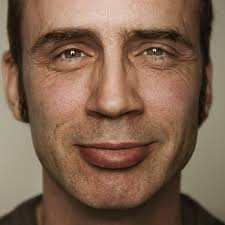
//> input picture STDIO_OpenCV_Sample/STDIO_OpenCV_Sample/a.jpg, 225 x 225 px, given in place of c.jpg, which was not available
$ ./Source   (built with g++ and OpenCV 4)
//> lines starting //> are read from the running program, lines starting //| are printed output that depends on the picture; after the words box and inside, x2 and y2 are one past the last pixel; in counts of white or black regions, pixels touching at a corner belong together; pictures that were not available may be replaced by others from this repository, and a replacement may not be noted
#include "opencv2/objdetect/objdetect.hpp"
#include "opencv2/highgui/highgui.hpp"
#include "opencv2/imgproc/imgproc.hpp"

#include <iostream>
#include <stdio.h>


// [196 lines of commented-out code are left out]

#include <algorithm>
#include <functional>
using namespace std;
using namespace cv;

bool mycompare(Rect a, Rect b) {
	return a.x < b.x;
}

// Function Headers
void detectAndDisplay(Mat frame);

// Global variables
// Copy this file from opencv/data/haarscascades to target folder
string face_cascade_name = "haarcascade_frontalface_alt.xml";
string left_eye_cascade_name = "haarcascade_lefteye_2splits.xml";
string right_eye_cascade_name = "haarcascade_righteye_2splits.xml";
string smile_eye_cascade_name = "haarcascade_smile.xml";
string xxx = "haarcascade_eye.xml";
CascadeClassifier face_cascade, right_eye_cascade, left_eye_cascade, smile_cascade, xxx_cascade;
string window_name = "Capture - Face detection";
int filenumber; // Number of file to be saved
string filename;

// Function main
int main(void)
{
	// Load the cascade
	if (!face_cascade.load(face_cascade_name)) {
		printf("--(!)Error loading\n");
		return (-1);
	}
	if (!right_eye_cascade.load(right_eye_cascade_name)) {
		printf("--(!)Error loading\n");
		return (-1);
	}
	if (!left_eye_cascade.load(left_eye_cascade_name)) {
		printf("--(!)Error loading\n");
		return (-1);
	}
	if (!smile_cascade.load(smile_eye_cascade_name)) {
		printf("--(!)Error loading\n");
		return (-1);
	}

	if (!xxx_cascade.load(xxx)) {
		printf("--(!)Error loading\n");
		return (-1);
	}
	// Read the image file
	Mat frame = imread("c.jpg");
//> frame is the input picture: 225 rows x 225 cols, CV_8UC3; mean B, G, R 79, 99.4, 127.6

	// Apply the classifier to the frame
	if (!frame.empty()) {
		detectAndDisplay(frame);
	}
	else {
		printf(" --(!) No captured frame -- Break!");
	}

	while (1) {
		int c = waitKey(10);
		if (c == 'a')
			break;
	}


	return 0;
}

// Function detectAndDisplay
void detectAndDisplay(Mat frame)
{
	std::vector<Rect> faces;
	std::vector<Rect> right_eye, left_eye, smile, xxx_xxx;
	Mat frame_gray;
	Mat crop;
	Mat res;
	Mat gray;
	string text;
	stringstream sstm;

	cvtColor(frame, frame_gray, COLOR_BGR2GRAY);
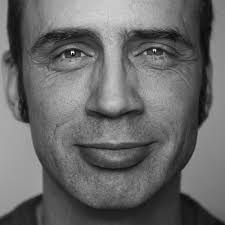
//> frame_gray: 225 rows x 225 cols, CV_8UC1; min 2, max 253, mean 105.5
	//GaussianBlur(frame_gray, frame_gray, Size(0, 0),2.5);
	equalizeHist(frame_gray, frame_gray);
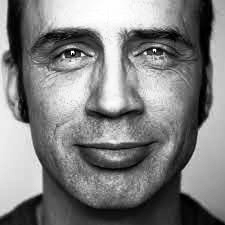
//> frame_gray: 225 rows x 225 cols, CV_8UC1; min 0, max 255, mean 128.3

	// Detect faces
	face_cascade.detectMultiScale(frame_gray, faces, 1.1, 2, 0 | CASCADE_SCALE_IMAGE, Size(30, 30));
//> faces = empty
	right_eye_cascade.detectMultiScale(frame_gray, right_eye, 1.1, 2, 0 | CASCADE_SCALE_IMAGE, Size(30, 30));
//> right_eye = 1 Rect (x, y, width, height): [46, 21, 51, 51]
	left_eye_cascade.detectMultiScale(frame_gray, left_eye, 1.1, 2, 0 | CASCADE_SCALE_IMAGE, Size(30, 30));
//> left_eye = 2 Rects (x, y, width, height): [49, 20, 52, 52], [130, 19, 54, 54]
	smile_cascade.detectMultiScale(frame_gray, smile, 1.1, 2, 0 | CASCADE_SCALE_IMAGE, Size(30, 30));
//> smile = 3 Rects (x, y, width, height): [30, 40, 81, 41], [120, 40, 78, 39], [63, 127, 102, 51]
	xxx_cascade.detectMultiScale(frame_gray, xxx_xxx, 1.1, 2, 0 | CASCADE_SCALE_IMAGE, Size(30, 30));
//> xxx_xxx = 2 Rects (x, y, width, height): [111, 16, 70, 70], [27, 2, 92, 92]
	// Set Region of Interest
	cv::Rect roi_b;
	cv::Rect roi_c;

	cv::Rect r_e_x, r_e_y;


	size_t ic = 0; // ic is index of current element
	int ac = 0; // ac is area of current element

	size_t ib = 0; // ib is index of biggest element
	int ab = 0; // ab is area of biggest element


	// Giả sử như có 1 face
	if (faces.size() == 1) {
		int max_x = 0, max_y = 0;
		double distance = 0;

		crop = frame(faces[0]);
		resize(crop, res, Size(128, 128), 0, 0, INTER_LINEAR); // This will be needed later while saving images
		cvtColor(crop, gray, CV_BGR2GRAY); // Convert cropped image to Grayscale

										   // Form a filename
		filename = "";
		stringstream ssfn;
		ssfn << filenumber << ".png";
		filename = ssfn.str();
		filenumber++;

		imwrite(filename, gray);


		Point pt1(faces[0].x, faces[0].y); // Display detected faces on main window - live stream from camera
		Point pt2((faces[0].x + faces[0].height), (faces[0].y + faces[0].width));
		rectangle(frame, pt1, pt2, Scalar(0, 255, 0), 2, 8, 0);

		// Tìm 2 điểm trong mắt mà cách xa nhau nhất
		vector<Rect> v;
		for (int i = 0; i < left_eye.size(); i++) {
			v.push_back(left_eye[i]);
		}
		for (int i = 0; i < right_eye.size(); i++) {
			v.push_back(right_eye[i]);
		}

		sort(v.begin(), v.end(), mycompare);
		rectangle(frame, Point(v[0].x, v[0].y), Point(v[0].x + v[0].width, v[0].y + v[0].height), Scalar(0, 255, 0), 2, 8, 0);
		int lastE = v.size() - 1;
		rectangle(frame, Point(v[lastE].x, v[lastE].y), Point(v[lastE].x + v[lastE].width, v[lastE].y + v[lastE].height), Scalar(0, 255, 0), 2, 8, 0);
		distance = double(v[lastE].x*v[lastE].x + v[lastE].y*v[lastE].y);
		cout << " Vo " << v[0].x << " " << v[0].y << endl;
		cout << "V last " << v[lastE].x << " " << v[lastE].y << endl;
		cout << "face " << faces[0].x << " " << faces[0].y << endl;
		cout << "face 1 " << faces[0].x + faces[0].height << " " << faces[0].y + faces[0].width << endl;
		for (int i = 0; i < smile.size(); i++) {
			cout << smile[i].x << " " << smile[i].y << endl;
			if (smile[i].x >= v[0].x && smile[i].x <= v[lastE].x && smile[i].y > max(v[0].y, v[lastE].y)) {
				cout << smile[i].x << " " << smile[i].y << " vo ne " << endl;
				if (smile[i].y > (faces[0].y + int(faces[0].width * 2.0 / 3.0)) && (smile[i].y)<(faces[0].y + faces[0].width))
					rectangle(frame, Point(smile[i].x, smile[i].y), Point(smile[i].x + smile[i].width, smile[i].y + smile[i].height), Scalar(0, 255, 0), 2, 8, 0);
			}

		}
	}


	else {
		for (ic = 0; ic < faces.size(); ic++) // Iterate through all current elements (detected faces) //

		{
			int max_x = 0, max_y = 0;
			double distance = 0;
			roi_c.x = faces[ic].x;
			roi_c.y = faces[ic].y;
			roi_c.width = (faces[ic].width);
			roi_c.height = (faces[ic].height);

			ac = roi_c.width * roi_c.height; // Get the area of current element (detected face)

			roi_b.x = faces[ib].x;
			roi_b.y = faces[ib].y;
			roi_b.width = (faces[ib].width);
			roi_b.height = (faces[ib].height);

			ab = roi_b.width * roi_b.height; // Get the area of biggest element, at beginning it is same as "current" element

			if (ac > ab)
			{
				ib = ic;
				roi_b.x = faces[ib].x;
				roi_b.y = faces[ib].y;
				roi_b.width = (faces[ib].width);
				roi_b.height = (faces[ib].height);
			}

			crop = frame(roi_b);
			resize(crop, res, Size(128, 128), 0, 0, INTER_LINEAR); // This will be needed later while saving images
			cvtColor(crop, gray, CV_BGR2GRAY); // Convert cropped image to Grayscale

											   // Form a filename
			filename = "";
			stringstream ssfn;
			ssfn << filenumber << ".png";
			filename = ssfn.str();
			filenumber++;

			imwrite(filename, gray);


			Point pt1(faces[ic].x, faces[ic].y); // Display detected faces on main window - live stream from camera
			Point pt2((faces[ic].x + faces[ic].height), (faces[ic].y + faces[ic].width));
			rectangle(frame, pt1, pt2, Scalar(0, 255, 0), 2, 8, 0);

			Point pt3(right_eye[ic].x, right_eye[ic].y);

			Point pt4((right_eye[ic].x + right_eye[ic].height), (right_eye[ic].y + right_eye[ic].width));
			distance = max(distance, double(right_eye[ic].x*right_eye[ic].x + right_eye[ic].y*right_eye[ic].y));
			//max_x = max(max_x,right_eye[ic].x);
			//max_y = max(max_y, right_eye[ic].y);
			rectangle(frame, pt3, pt4, Scalar(0, 255, 0), 2, 8, 0);

			Point pt5(left_eye[ic].x, left_eye[ic].y);
			Point pt6((left_eye[ic].x + left_eye[ic].height), (left_eye[ic].y + left_eye[ic].width));
			//max_x = max(max_x, left_eye[ic].x);
			//max_y = max(max_y, left_eye[ic].y);
			distance = max(distance, double(left_eye[ic].x*left_eye[ic].x + left_eye[ic].y*left_eye[ic].y));
			rectangle(frame, pt5, pt6, Scalar(0, 255, 0), 2, 8, 0);


			//Point pt7(smile[ic].x, smile[ic].y);
			//Point pt8((smile[ic].x + smile[ic].height), (smile[ic].y + smile[ic].width));
			//rectangle(frame, pt5, pt6, Scalar(0, 255, 0), 2, 8, 0);
			for (int i = 0; i < smile.size(); i++) {
				if (double(smile[i].x*smile[i].x + smile[i].y*smile[i].y) > distance  && smile[i].x >= right_eye[ic].x && smile[i].x <= left_eye[ic].x
					&& smile[i].y > max(right_eye[ic].y, left_eye[ic].x) && smile[i].y > (faces[ic].y + faces[ic].width / 2) && (smile[i].y + smile[i].height) < (faces[ic].y + faces[ic].width))
					rectangle(frame, Point(smile[i].x, smile[i].y), Point(smile[i].x + smile[i].width, smile[i].y + smile[i].height), Scalar(0, 255, 0), 2, 8, 0);
			}
		}
//> this loop made 0 passes
//> after the loop, filenumber = 0
	}


	// Show image
	sstm << "Crop area size: " << roi_b.width << "x" << roi_b.height << " Filename: " << filename;
	text = sstm.str();

	putText(frame, text, cvPoint(30, 30), FONT_HERSHEY_COMPLEX_SMALL, 0.8, cvScalar(0, 0, 255), 1, CV_AA);
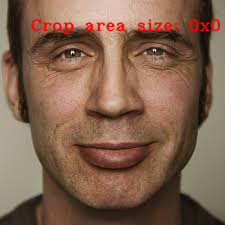
//> frame: 225 rows x 225 cols, CV_8UC3; 2.45% of pixels changed, all inside (x1, y1, x2, y2) = (31, 18, 221, 35)
//> the Esc key is pressed
	imshow("original", frame);

	if (!crop.empty())
	{
		imshow("detected", crop);
	}
	else
		destroyWindow("detected");
}

$ run again, on STDIO_OpenCV_Sample/STDIO_OpenCV_Sample/b.jpg
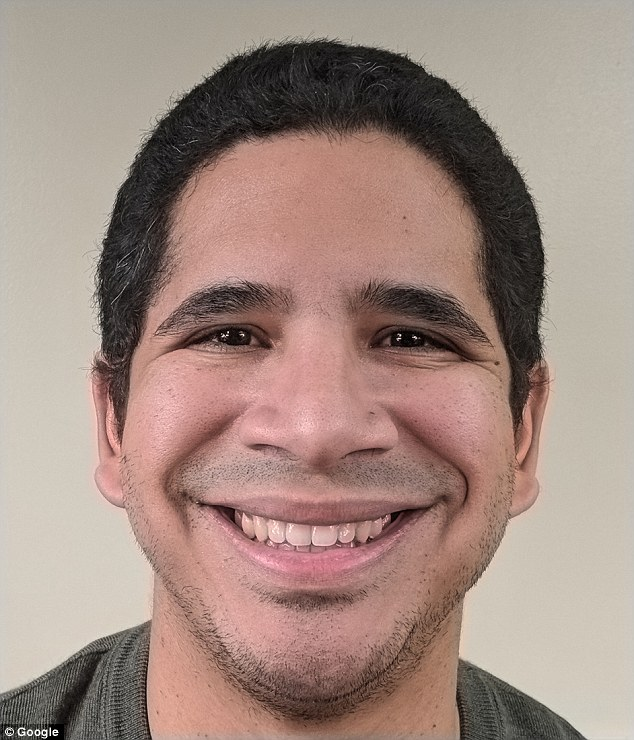
//> input picture STDIO_OpenCV_Sample/STDIO_OpenCV_Sample/b.jpg, 634 x 740 px, given in place of c.jpg, which was not available
//> frame is the input picture: 740 rows x 634 cols, CV_8UC3; mean B, G, R 129.8, 139.2, 161.9
//> faces = 1 Rect (x, y, width, height): [71, 130, 496, 496]
//> right_eye = 2 Rects (x, y, width, height): [186, 276, 97, 97], [354, 275, 97, 97]
//> left_eye = 2 Rects (x, y, width, height): [203, 289, 76, 76], [358, 273, 96, 96]
//> smile = 36 Rects (x, y, width, height), first 8: [136, 197, 109, 55], [507, 120, 92, 46], [214, 204, 90, 45], [263, 275, 98, 49], [115, 324, 83, 42], [167, 331, 92, 46], [373, 329, 103, 51], [269, 382, 85, 43]
//> xxx_xxx = empty
//> in detectAndDisplay, `cvtColor(crop, gray, CV_BGR2GRAY);`:
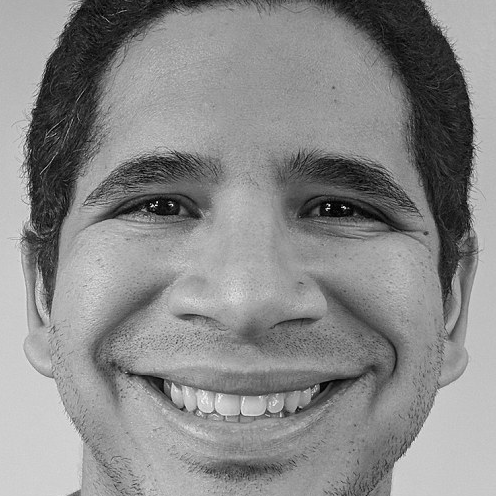
//> gray: 496 rows x 496 cols, CV_8UC1; min 0, max 253, mean 137.2
//> pt1 = Point(71, 130)
//> pt2 = Point(567, 626)
//> the loop in detectAndDisplay, `for (int i = 0; i < left_eye.size(); i++)` made 2 passes
//> the loop in detectAndDisplay, `for (int i = 0; i < right_eye.size(); i++)` made 2 passes
//> v = 4 Rects (x, y, width, height): [186, 276, 97, 97], [203, 289, 76, 76], [354, 275, 97, 97], [358, 273, 96, 96]
//> lastE = 3
//> distance = 202693
//|  Vo 186 276
//| V last 358 273
//| face 71 130
//| face 1 567 626
//> the loop in detectAndDisplay, `for (int i = 0; i < smile.size(); i++)` made 36 passes
//| 136 197
//| 507 120
//| 214 204
//| 263 275
//| 115 324
//> (output is shown up to pass 5 of 36)
//> in detectAndDisplay, `imshow("detected", crop);`:
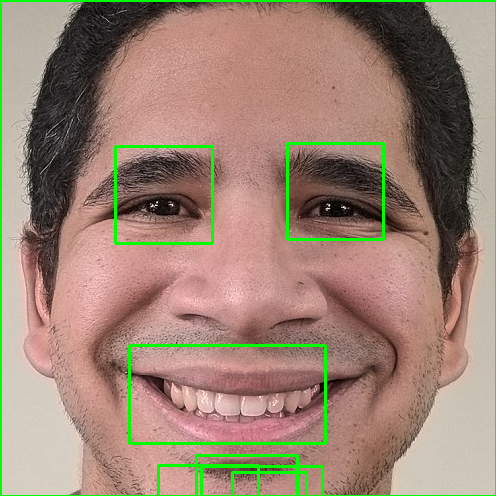
//> window 'detected': 496 rows x 496 cols, CV_8UC3; mean B, G, R 115.3, 132.5, 155.5

$ run again, on STDIO_OpenCV_Sample/STDIO_OpenCV_Sample/sac.jpg
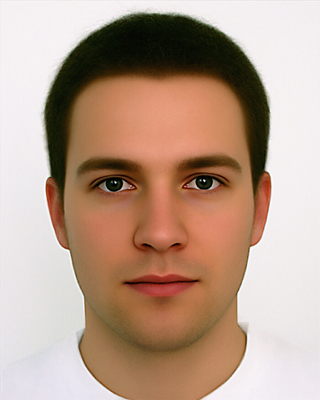
//> input picture STDIO_OpenCV_Sample/STDIO_OpenCV_Sample/sac.jpg, 320 x 400 px, given in place of c.jpg, which was not available
//> frame is the input picture: 400 rows x 320 cols, CV_8UC3; mean B, G, R 140.9, 158, 184.4
//> faces = 1 Rect (x, y, width, height): [46, 97, 228, 228]
//> right_eye = 2 Rects (x, y, width, height): [87, 149, 55, 55], [178, 146, 57, 57]
//> left_eye = 3 Rects (x, y, width, height): [181, 147, 54, 54], [87, 150, 54, 54], [103, 270, 101, 101]
//> smile = 7 Rects (x, y, width, height): [233, 11, 77, 38], [110, 257, 104, 52], [153, 194, 133, 66], [91, 292, 148, 74], [145, 333, 120, 60], [70, 42, 204, 102], [100, 167, 210, 105]
//> xxx_xxx = 4 Rects (x, y, width, height): [174, 155, 55, 55], [83, 156, 56, 56], [115, 299, 91, 91], [94, 249, 128, 128]
//> in detectAndDisplay, `cvtColor(crop, gray, CV_BGR2GRAY);`:
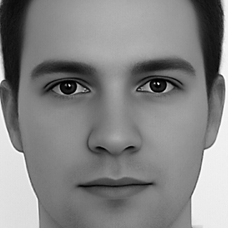
//> gray: 228 rows x 228 cols, CV_8UC1; min 0, max 255, mean 132.1
//> pt1 = Point(46, 97)
//> pt2 = Point(274, 325)
//> the loop in detectAndDisplay, `for (int i = 0; i < left_eye.size(); i++)` made 3 passes
//> the loop in detectAndDisplay, `for (int i = 0; i < right_eye.size(); i++)` made 2 passes
//> v = 5 Rects (x, y, width, height): [87, 150, 54, 54], [87, 149, 55, 55], [103, 270, 101, 101], [178, 146, 57, 57], [181, 147, 54, 54]
//> lastE = 4
//> distance = 54370
//|  Vo 87 150
//| V last 181 147
//| face 46 97
//| face 1 274 325
//> the loop in detectAndDisplay, `for (int i = 0; i < smile.size(); i++)` made 7 passes
//| 233 11
//| 110 257
//| 110 257 vo ne
//| 153 194
//| 153 194 vo ne
//| 91 292
//> (the first 6 of 9 printed lines)
//> (output is shown up to pass 5 of 7)
//> in detectAndDisplay, `imshow("detected", crop);`:
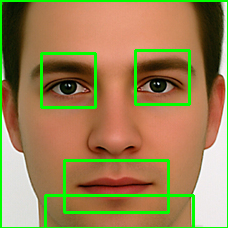
//> window 'detected': 228 rows x 228 cols, CV_8UC3; mean B, G, R 83, 131, 155.5
